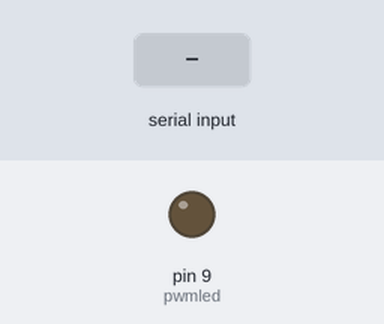
Bench run of a sketch on a simulated Arduino Uno, built with avr-gcc and run on an emulated ATmega328P. Shown: output pins drawn as LEDs (lit = HIGH). The test bench sets the inputs (shaded band).

Above: at 1.2 s.
1.3 s: byte 30 received over Serial
At 1.8 s:
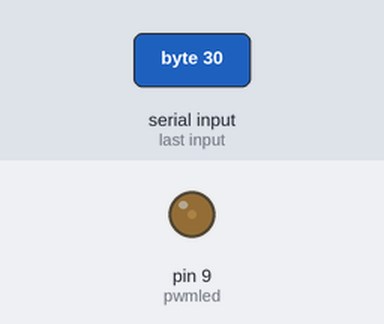
2.8 s: byte 90 received over Serial
At 4.1 s:
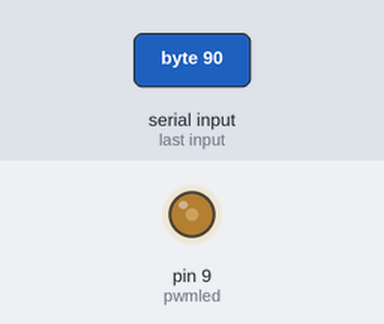
Timing chart, 0 to 5.8 s (numbered marks = the images above; inputs shaded):
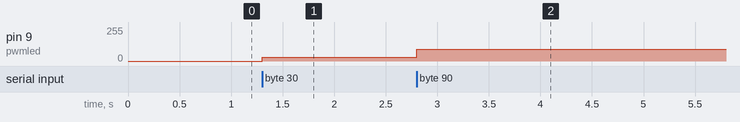

Measured:
- after the input at 1.3 s, pin 9 (pwmled): 0/255 → 30/255 at once
- after the input at 2.8 s, pin 9 (pwmled): 30/255 → 90/255 at once

The sketch:

11-3-2.ino
```cpp
int light = 0;
int pwmled = 9;

void setup() {
  Serial.begin(9600);
}

void loop() {
  if(Serial.available() > 0){
    light = Serial.read();
    analogWrite(pwmled, light);
  }
}
```
